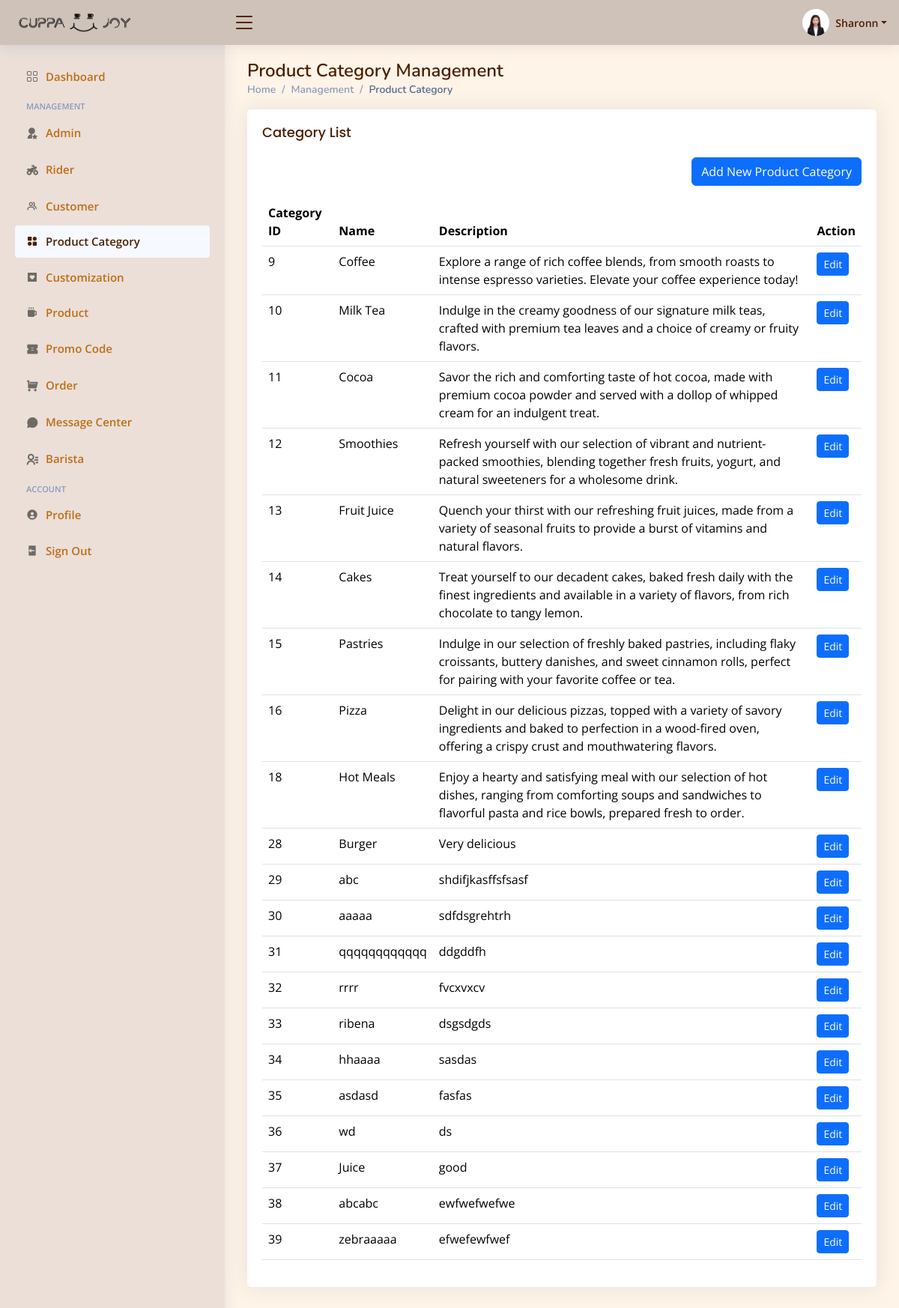
Screenshot of /Admin/category.php (signed in) with the database file from the repository.
### tables this page shows
CREATE TABLE `staff` (
  `S_ID` varchar(50) NOT NULL,
  `S_Name` varchar(50) NOT NULL,
  `S_Email` varchar(100) NOT NULL,
  `S_Photo` varchar(100) NOT NULL,
  `S_Password` varchar(225) NOT NULL,
  `S_Status` varchar(50) NOT NULL,
  `Super_Staff` varchar(100) NOT NULL,
  `S_ContactNum` varchar(12) NOT NULL,
  `Add_By` varchar(50) NOT NULL
);

CREATE TABLE `category` (
  `CA_ID` int(9) NOT NULL,
  `CA_Name` varchar(225) NOT NULL,
  `CA_Desc` text NOT NULL,
  `CA_SSID` varchar(50) NOT NULL
);

### Admin/category.php (the view, shortened to what this page needs)
<?php
include("../user/db_connection.php");
$currentuser = $_SESSION["S_ID"];
$sql = "SELECT * FROM `staff` WHERE S_ID = '$currentuser'";
$gotResult = mysqli_query($con, $sql);
if ($gotResult && mysqli_num_rows($gotResult) > 0) {
    $row = mysqli_fetch_array($gotResult);
    $name = $row['S_Name'];
    $photo = $row['S_Photo'];
}
$query = "SELECT CA_ID, CA_Name, CA_Desc FROM category";
$result = mysqli_query($con, $query);
$category_data = array();
while ($row = mysqli_fetch_assoc($result)) {
    $category_data[] = $row;
}
?>
<!DOCTYPE html>
<html lang="en">
<head>
  <link href="assets/vendor/bootstrap/css/bootstrap.min.css" rel="stylesheet">
  <link href="assets/vendor/bootstrap-icons/bootstrap-icons.css" rel="stylesheet">
  <link href="assets/vendor/boxicons/css/boxicons.min.css" rel="stylesheet">
  <link href="assets/vendor/quill/quill.snow.css" rel="stylesheet">
  <link href="assets/vendor/quill/quill.bubble.css" rel="stylesheet">
  <link href="assets/vendor/remixicon/remixicon.css" rel="stylesheet">
  <link href="assets/vendor/simple-datatables/style.css" rel="stylesheet">
  <link href="assets/css/style.css" rel="stylesheet">
</head>
<body>
  <header id="header" class="header fixed-top d-flex align-items-center">
    <div class="d-flex align-items-center justify-content-between">
      <a href="dashboard.php" class="logo d-flex align-items-center">
        <img src="assets/image/full-logo-black.png" alt="">
      </a>
      <i class="bi bi-list toggle-sidebar-btn"></i>
    </div>
    <nav class="header-nav ms-auto">
      <ul class="d-flex align-items-center">
        <li class="nav-item dropdown pe-3">
        <a class="nav-link nav-profile d-flex align-items-center pe-0" href="#" data-bs-toggle="dropdown">
        <img src="../image/admin/<?php echo $photo; ?>" alt="Profile" class="rounded-circle">
        <span class="d-none d-md-block dropdown-toggle ps-2"><?php echo $name; ?></span>
    </a>
        </li>
      </ul>
    </nav>
  </header>
  <aside id="sidebar" class="sidebar">
    <ul class="sidebar-nav" id="sidebar-nav">
    <li class="nav-item">
        <a class="nav-link collapsed" href="dashboard.php">
          <i class="bi bi-grid"></i>
          <span>Dashboard</span>
        </a>
      </li>
      <li class="nav-heading">Management</li>
      <li class="nav-item">
        <a class="nav-link collapsed" href="staff.php">
          <i class="ri-user-star-fill"></i>
          <span>Admin</span>
        </a>
      </li>
      <li class="nav-item">
        <a class="nav-link collapsed" href="rider.php">
          <i class="ri-motorbike-fill"></i>
          <span>Rider</span>
        </a>
      </li>
      <li class="nav-item">
        <a class="nav-link collapsed" href="customer.php">
          <i class="bx bx-group"></i>
          <span>Customer</span>
        </a>
      </li>
      <li class="nav-item">
        <a class="nav-link" href="category.php">
          <i class="bx bxs-category-alt"></i>
          <span>Product Category</span>
        </a>
      </li>
      <li class="nav-item">
        <a class="nav-link collapsed" href="customisation.php">
          <i class="bx bxs-heart-square"></i>
          <span>Customization</span>
        </a>
      </li>
      <li class="nav-item">
        <a class="nav-link collapsed" href="product.php">
          <i class="bx bxs-coffee"></i>
          <span>Product</span>
        </a>
      </li>
      <li class="nav-item">
        <a class="nav-link collapsed" href="promo.php">
          <i class="ri-coupon-fill"></i>
          <span>Promo Code</span>
        </a>
      </li>
      <li class="nav-item">
        <a class="nav-link collapsed" href="order2.php">
          <i class="ri-shopping-cart-fill"></i>
          <span>Order</span>
        </a>
      </li>
      <li class="nav-item">
        <a class="nav-link collapsed" href="message.php">
          <i class="ri-chat-3-fill"></i>
          <span>Message Center</span>
        </a>
      </li>
      <li class="nav-item">
        <a class="nav-link collapsed" href="barista.php">
          <i class="ri-contacts-line"></i>
          <span>Barista</span>
        </a>
      </li>
      <li class="nav-heading">Account</li>
      <li class="nav-item">
        <a class="nav-link collapsed" href="users-profile.php">
          <i class="bx bxs-user-circle"></i>
          <span>Profile</span>
        </a>
      </li>
      <li class="nav-item">
        <a class="nav-link collapsed" href="pages-login.php" onclick="return confirmLogout();">
          <i class="bx bxs-log-out"></i>
          <span>Sign Out</span>
        </a>
      </li>
    </ul>
  </aside>
  <main id="main" class="main">
    <div class="pagetitle">
      <h1>Product Category Management</h1>
      <nav>
        <ol class="breadcrumb">
          <li class="breadcrumb-item"><a href="dashboard.php">Home</a></li>
          <li class="breadcrumb-item">Management</li>
          <li class="breadcrumb-item active">Product Category</li>
        </ol>
      </nav>
    </div>
    <section class="section">
      <div class="row">
        <div class="col-lg-12">
          <div class="card">
            <div class="card-body">
              <h5 class="card-title">Category List</h5>
                <div class="d-flex justify-content-end mb-3">
                    <button type="button" class="btn btn-primary" data-bs-toggle="modal" data-bs-target="#addStaffModal">Add New Product Category</button>
                </div>
              <table class="table datatable">
                <thead>
                  <tr>
                    <th>Category ID</th>
                    <th>Name</th>
                    <th>Description</th>
                    <th>Action</th>
                  </tr>
                </thead>
                <tbody>
                  <?php foreach ($category_data as $category) { ?>
                    <tr>
                      <td><?php echo $category['CA_ID']; ?></td>
                      <td><?php echo $category['CA_Name']; ?></td>
                      <td><?php echo $category['CA_Desc']; ?></td>
                      <td>
                      <button type='button' class='btn btn-primary btn-sm edit-category-btn'
                              data-category-id='<?php echo $category['CA_ID']; ?>'
                              data-category-name='<?php echo $category['CA_Name']; ?>'
                              data-category-desc='<?php echo $category['CA_Desc']; ?>'>
                          Edit
                      </button>
                      </td>
                    </tr>
                  <?php } ?>
                </tbody>
              </table>
            </div>
          </div>
        </div>
      </div>
    </section>
  </main>
</body>
</html>

### Admin/assets/css/style.css (style rules this page uses)
:root { scroll-behavior: smooth; }
body { font-family: "Open Sans", sans-serif; background: #fff4e7; color: #444444; }
a { color: #f19041; text-decoration: none; }
h1, h2, h3, h4, h5, h6 { font-family: "Nunito", sans-serif; }
#main { margin-top: 60px; padding: 20px 30px; transition: all 0.3s; }
.pagetitle { margin-bottom: 10px; }
.pagetitle h1 { font-size: 24px; margin-bottom: 0; font-weight: 600; color: #4b1f00; }
.card { margin-bottom: 30px; border: none; border-radius: 5px; box-shadow: 0px 0 30px rgba(1, 41, 112, 0.1); }
.card-title { padding: 20px 0 15px 0; font-size: 18px; font-weight: 500; color: #4b1f00; font-family: "Poppins", sans-serif; }
.card-body { padding: 0 20px 20px 20px; }
.breadcrumb { font-size: 14px; font-family: "Nunito", sans-serif; color: #899bbd; font-weight: 600; }
.breadcrumb a { color: #899bbd; transition: 0.3s; }
.breadcrumb .breadcrumb-item::before { color: #899bbd; }
.breadcrumb .active { color: #51678f; font-weight: 600; }
.logo { line-height: 1; }
@media (min-width: 1200px) { .logo { width: 280px; } }
.logo img { max-height: 26px; margin-right: 6px; margin-left: 30px; transform: scale(2.0); }
.header { transition: all 0.5s; z-index: 997; height: 60px; box-shadow: 0px 2px 20px rgba(1, 41, 112, 0.1); background-color: #cfc2b9; padding-left: 20px; }
.header .toggle-sidebar-btn { font-size: 32px; padding-left: 10px; cursor: pointer; color: #4b1f00; }
.header-nav ul { list-style: none; }
.header-nav>ul { margin: 0; padding: 0; }
.header-nav .nav-profile { color: #4b1f00; }
.header-nav .nav-profile img { max-height: 36px; }
.header-nav .nav-profile span { font-size: 14px; font-weight: 600; }
.sidebar { position: fixed; top: 60px; left: 0; bottom: 0; width: 300px; z-index: 996; transition: all 0.3s; padding: 20px; overflow-y: auto; scrollbar-width: thin; scrollbar-color: #c8b394 transparent; box-shadow: 0px 0px 20px rgba(1, 41, 112, 0.1); background-color: #ebdfd8; }
@media (min-width: 1200px) { #main, #footer { margin-left: 300px; } }
.sidebar-nav { padding: 0; margin: 0; list-style: none; }
.sidebar-nav li { padding: 0; margin: 0; list-style: none; }
.sidebar-nav .nav-item { margin-bottom: 5px; }
.sidebar-nav .nav-heading { font-size: 11px; text-transform: uppercase; color: #899bbd; font-weight: 600; margin: 10px 0 5px 15px; }
.sidebar-nav .nav-link { display: flex; align-items: center; font-size: 15px; font-weight: 600; color: #4b1f00; transition: 0.3; background: #f6f9ff; padding: 10px 15px; border-radius: 4px; }
.sidebar-nav .nav-link i { font-size: 16px; margin-right: 10px; color:#4b1f00; }
.sidebar-nav .nav-link.collapsed { color: #be6d16; background:#ebdfd8; }
.sidebar-nav .nav-link.collapsed i { color: #6e6a65; }

### rows the page displays
staff: S_Photo (picture), S_Name "Sharonn"
category: CA_ID "9", CA_Name "Coffee", CA_Desc "Explore a range of rich coffee blends, from smooth roasts to intense espresso varieties. Elevate your coffee experience today!"
category: CA_ID "10", CA_Name "Milk Tea", CA_Desc "Indulge in the creamy goodness of our signature milk teas, crafted with premium tea leaves and a choice of creamy or fruity flavors."
category: CA_ID "11", CA_Name "Cocoa", CA_Desc "Savor the rich and comforting taste of hot cocoa, made with premium cocoa powder and served with a dollop of whipped cream for an indulgent treat."
category: CA_ID "12", CA_Name "Smoothies", CA_Desc "Refresh yourself with our selection of vibrant and nutrient-packed smoothies, blending together fresh fruits, yogurt, and natural sweeteners for a wholesome drink."
category: CA_ID "13", CA_Name "Fruit Juice", CA_Desc "Quench your thirst with our refreshing fruit juices, made from a variety of seasonal fruits to provide a burst of vitamins and natural flavors."
category: CA_ID "14", CA_Name "Cakes", CA_Desc "Treat yourself to our decadent cakes, baked fresh daily with the finest ingredients and available in a variety of flavors, from rich chocolate to tangy lemon."
category: CA_ID "15", CA_Name "Pastries", CA_Desc "Indulge in our selection of freshly baked pastries, including flaky croissants, buttery danishes, and sweet cinnamon rolls, perfect for pairing with your favorite coffee or tea."
category: CA_ID "16", CA_Name "Pizza", CA_Desc "Delight in our delicious pizzas, topped with a variety of savory ingredients and baked to perfection in a wood-fired oven, offering a crispy crust and mouthwatering flavors."
category: CA_ID "18", CA_Name "Hot Meals", CA_Desc "Enjoy a hearty and satisfying meal with our selection of hot dishes, ranging from comforting soups and sandwiches to flavorful pasta and rice bowls, prepared fresh to order."
category: CA_ID "28", CA_Name "Burger", CA_Desc "Very delicious"
category: CA_ID "29", CA_Name "abc", CA_Desc "shdifjkasffsfsasf"
category: CA_ID "30", CA_Name "aaaaa", CA_Desc "sdfdsgrehtrh"
category: CA_ID "31", CA_Name "qqqqqqqqqqqq", CA_Desc "ddgddfh"
category: CA_ID "32", CA_Name "rrrr", CA_Desc "fvcxvxcv"
category: CA_ID "33", CA_Name "ribena", CA_Desc "dsgsdgds"
category: CA_ID "34", CA_Name "hhaaaa", CA_Desc "sasdas"
category: CA_ID "35", CA_Name "asdasd", CA_Desc "fasfas"
category: CA_ID "36", CA_Name "wd", CA_Desc "ds"
category: CA_ID "37", CA_Name "Juice", CA_Desc "good"
category: CA_ID "38", CA_Name "abcabc", CA_Desc "ewfwefwefwe"
category: CA_ID "39", CA_Name "zebraaaaa", CA_Desc "efwefewfwef"
